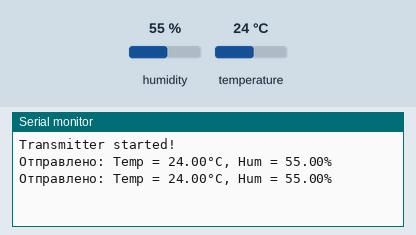
A program run on a simulated ESP8266 (NodeMCU). On the bench: the last lines printed to the serial monitor. The inputs (shaded band) are chosen by the test bench; at power-on: humidity 55 %, temperature 24 °C. No radio packets arrive unless stated.

Above: at 5.8 s.
5.9 s: humidity set to 22 %
At 11.5 s:
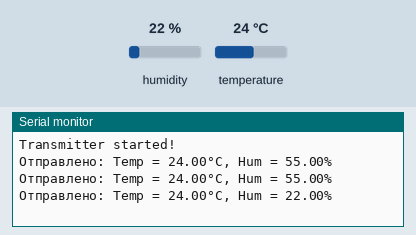
11.9 s: temperature set to 12 °C
At 15.5 s:
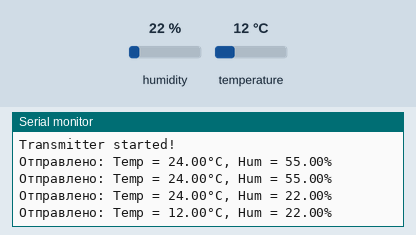
17.9 s: humidity set to 40 %
At 20.8 s:
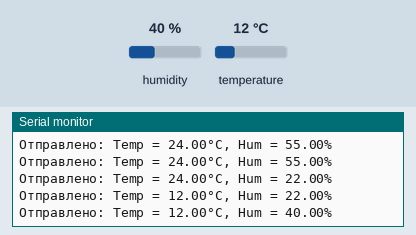
Timing chart, 0 to 22.3 s (numbered marks = the images above; inputs shaded):
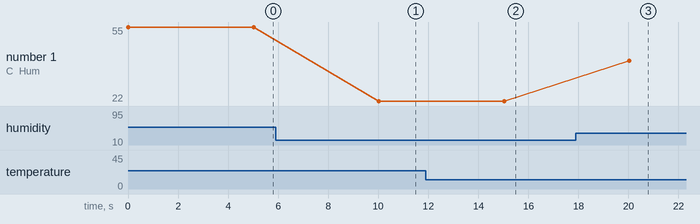

Measured:
- after the input at 5.9 s, the serial monitor: prints a new line after 4.1 s (image 1)
- after the input at 11.9 s, the serial monitor: prints a new line after 3.1 s (image 2)
- after the input at 17.9 s, the serial monitor: prints a new line after 2.1 s (image 3)
- plotted number 1: 55 → 22 after the input at 5.9 s, 22 → 40 after the input at 17.9 s

The program:

main.cpp
```cpp
#include <Arduino.h>
#include <SPI.h>
#include <nRF24L01.h>
#include <RF24.h>
#include <DHT.h>

// Настройки NRF24L01+
#define CE_PIN D2  // Пин CE (подключите к D2 на ESP-12E)
#define CSN_PIN D1 // Пин CSN (подключите к D1)
RF24 radio(CE_PIN, CSN_PIN);

// Настройки DHT22
#define DHTPIN D4 // Пин датчика
#define DHTTYPE DHT22
DHT dht(DHTPIN, DHTTYPE);

// Адрес радиоканала (должен совпадать на приемнике и передатчике)
const uint64_t pipeAddress = 0xF0F0F0F0E1LL;

// Структура для передачи данных
struct SensorData
{
    float temperature;
    float humidity;
};

void setup()
{
    Serial.begin(115200);
    dht.begin();

    // Инициализация NRF24L01+
    radio.begin();
    radio.setChannel(5);            // Канал (0-127)
    radio.setDataRate(RF24_1MBPS);  // Скорость передачи
    radio.setPALevel(RF24_PA_HIGH); // Мощность передатчика (MAX для PA/LNA модулей)
    radio.openWritingPipe(pipeAddress);
    radio.stopListening(); // Режим передатчика

    Serial.println("Transmitter started!");
}

void loop()
{
    SensorData data;
    data.temperature = dht.readTemperature();
    data.humidity = dht.readHumidity();

    if (isnan(data.temperature) || isnan(data.humidity))
    {
        Serial.println("Ошибка чтения DHT22!");
        delay(2000);
        return;
    }

    // Отправка данных
    bool sent = radio.write(&data, sizeof(data));

    if (sent)
    {
        Serial.print("Отправлено: Temp = ");
        Serial.print(data.temperature);
        Serial.print("°C, Hum = ");
        Serial.print(data.humidity);
        Serial.println("%");
    }
    else
    {
        Serial.println("Ошибка передачи!");
    }

    delay(5000); // Отправка каждые 5 секунд
}
```
